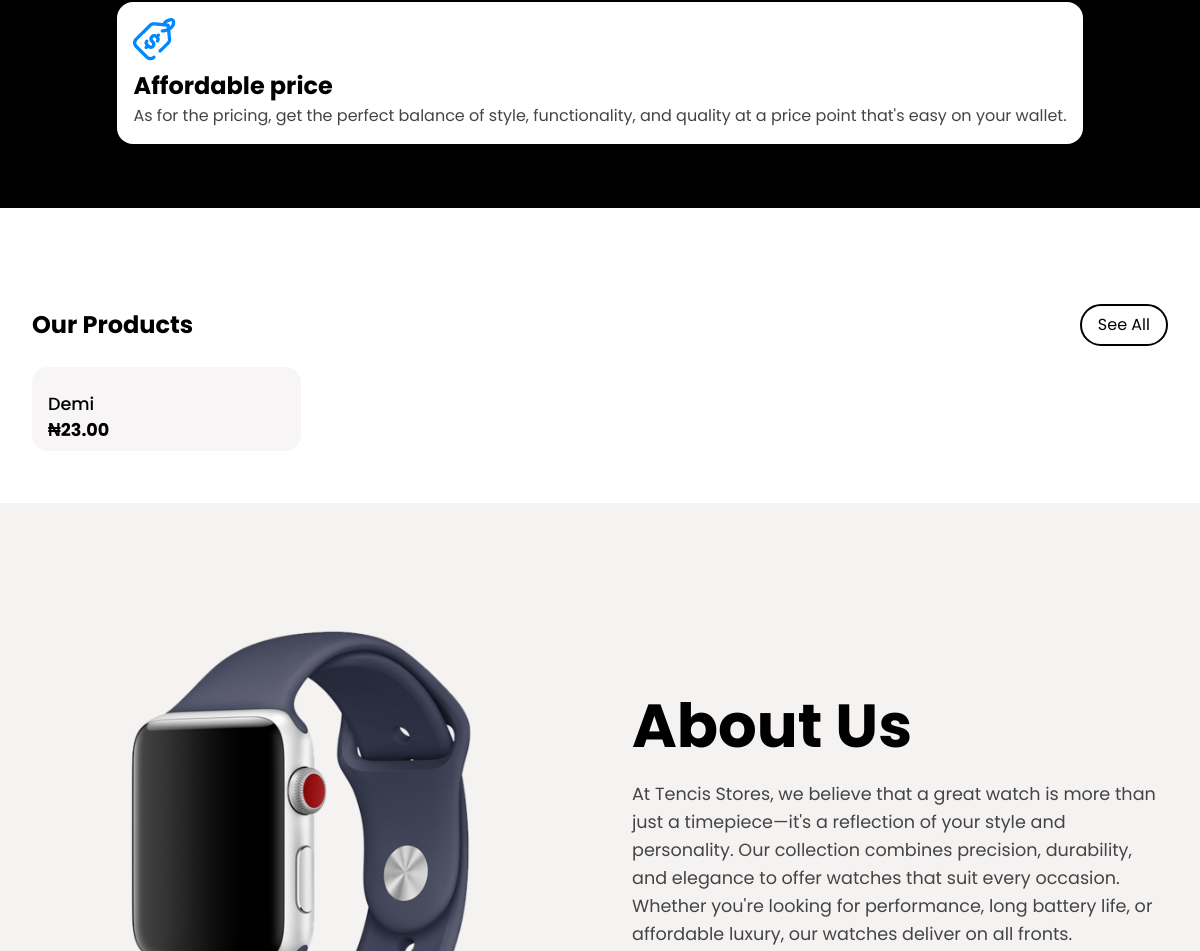
Before: / (middle part) with the older database file.
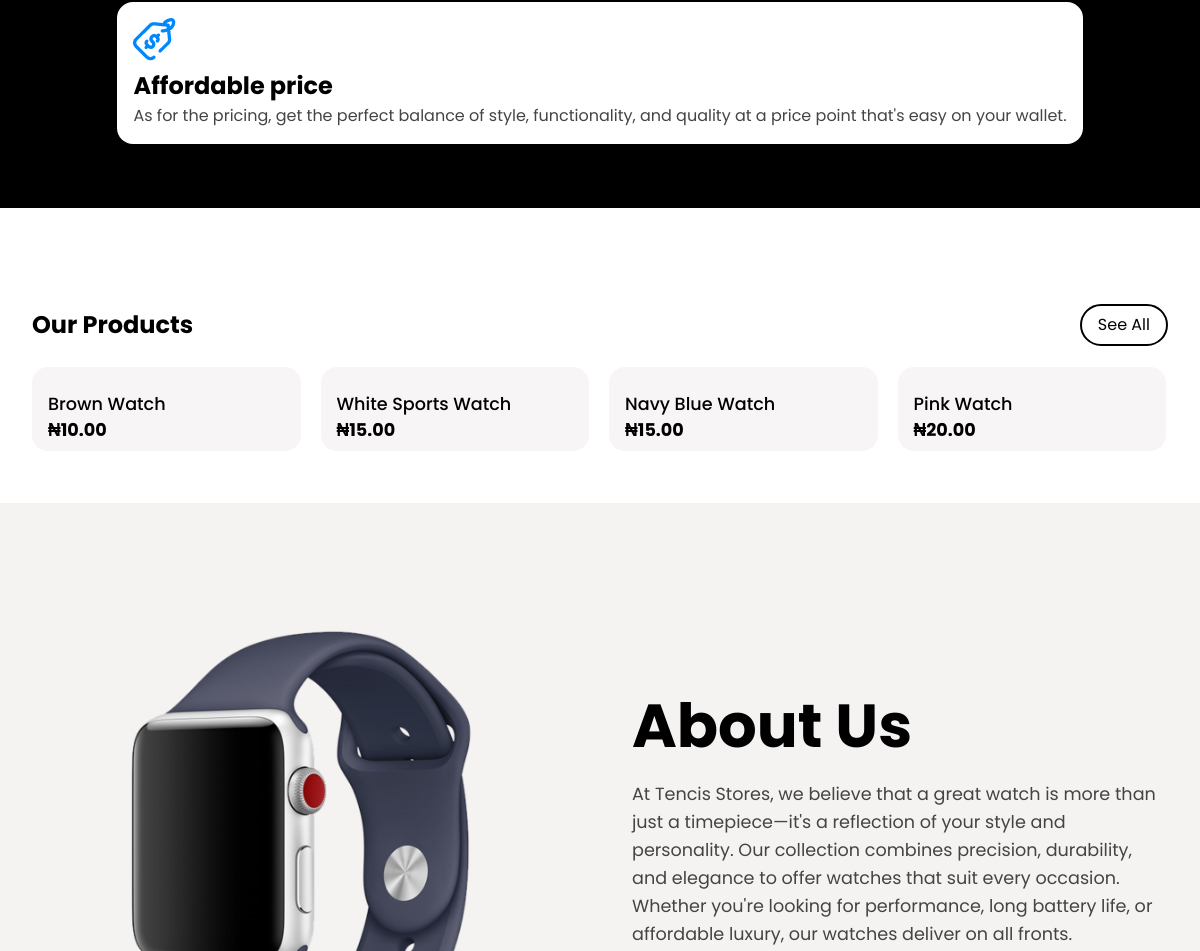
After: the same page with the newer database file.
### shopapp/models.py (models this page shows, shortened)
class Product(models.Model):
    name = models.CharField(max_length=200)
    price = models.DecimalField(max_digits=10, decimal_places=2)
    image = models.ImageField(blank=False, null=True, upload_to='tc_product_images')

### shopapp/views.py (the view)
# urls.py: path('', views.home, name='home'),
def home(request):
    products = Product.objects.all()[:4]
    return render(request, 'shop.html', {'products': products})

### templates/shop.html (shortened to what this page needs)
<!DOCTYPE html>
<html lang="en">
<head>
    {% load static %}
    <link rel="stylesheet" href="{% static 'shop.css' %}">
</head>
<body>
    <div class="con">
        <div class="ft">
            <div class="ftcon">
                <div class="ftconsub">
                    <div class="ftbox">
                        <img src="{% static 'price-tag.png' %}" alt="">
                        <h2>Affordable price</h2>
                        <p>As for the pricing, get the perfect balance of style, functionality, and quality at a price
                            point that's easy on your wallet.</p>
                    </div>
                </div>
            </div>
        </div>
        <div class="shop" id="shop" data-aos="fade-up" data-aos-duration="1000" data-aos-delay="200">
            <div class="ctg">
                <div class="ctgheader">
                    <h2>Our Products</h2>
                    <a href="/products/">see all</a>
                </div>
                <div class="shopcon">
                    {% for product in products %}
                    <div class="shopbox">
                        <p class="itemname">{{ product.name }}</p>
                        <p class="itemprice">₦{{ product.price }}</p>
                    </div>
                    {% empty %}
                    <p>No products available!</p>
                    {% endfor %}
                </div>
            </div>
        </div>
        <div class="about featurerev" id="about" data-aos="fade-up" data-aos-duration="1000" data-aos-delay="200">
            <div class="text">
                <h1>About Us</h1>
                <p>
                    At Tencis Stores, we believe that a great watch is more than just a timepiece—it's a reflection
                    of your style and personality. Our collection combines precision, durability, and elegance to offer
                    watches that suit every occasion. Whether you're looking for performance, long battery life, or
                    affordable luxury, our watches deliver on all fronts.
                </p>
            </div>
            <div class="image">
                <img src="{% static 'navy-blue-watch-600x600.png' %}" alt="">
            </div>
        </div>
    </div>
</body>
</html>

Changed rows visible on the page:
removed Product: name "Demi", price "23.00"
added Product: name "Brown Watch", price "10.00"
added Product: name "White Sports Watch", price "15.00"
added Product: name "Navy Blue Watch", price "15.00"
added Product: name "Pink Watch", price "20.00"
